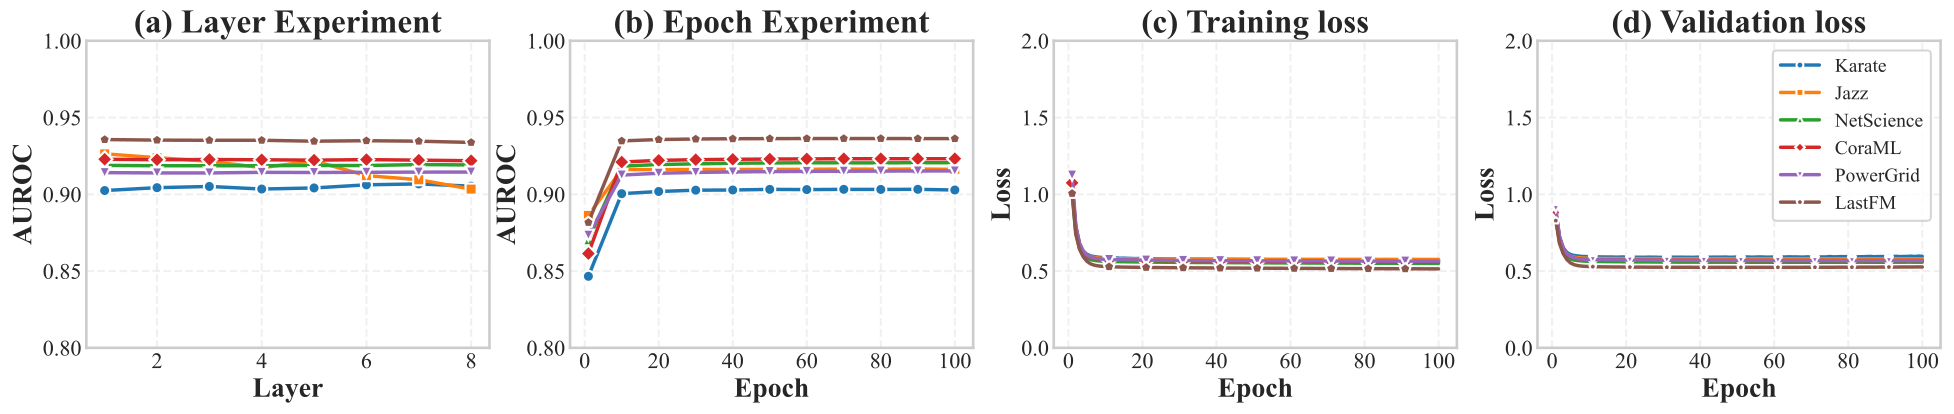

Reproduce this figure in Python.
import pandas as pd
import matplotlib.pyplot as plt
import numpy as np
from util_figure import set_global_style, get_style_scheme, save_figure


def plot_layer_epoch_auroc():
    set_global_style()

    # ==================== 数据读取配置 ====================
    datasets = ["Karate", "Jazz", "NetScience", "CoraML", "PowerGrid", "LastFM"]
    file_prefixes = ["karate", "jazz", "net_science", "cora_ml", "power_grid", "lastFM"]
    data_dir = "../result/layer_sensitivity"  # <-- 根据你实际存放 CSV 的路径修改

    # -------------------- Layer 实验数据 --------------------
    auroc_layer = []
    for prefix in file_prefixes:
        df = pd.read_csv(f"{data_dir}/{prefix}_SIR_layer_sensitivity.csv")
        auroc_layer.append(df["test_auc"].values)

    # -------------------- Epoch 实验 + Loss 数据 --------------------
    auroc_epoch = []
    loss_data = {}
    epoch_points = [1, 10, 20, 30, 40, 50, 60, 70, 80, 90, 100]

    for prefix, name in zip(file_prefixes, datasets):
        df = pd.read_csv(f"../result/history_aggregated/{prefix}_SIR.csv")

        # Epoch 实验：采样指定 epoch 的 test_auc_mean
        sampled = df[df["epoch"].isin(epoch_points)]["test_auc_mean"].values
        auroc_epoch.append(sampled)

        # Loss：保留全部 100 个 epoch 的均值（如需和旧版完全一致只画 10 个点，
        # 可改为 df[df["epoch"].isin(range(10,101,10))]...）
        loss_data[name] = (
            df["train_loss_mean"].values,
            df["valid_loss_mean"].values,
        )

    # ==================== 坐标轴数据 ====================
    layers = [1, 2, 3, 4, 5, 6, 7, 8]  # 新版只有 8 层
    epochs = [1, 10, 20, 30, 40, 50, 60, 70, 80, 90, 100]
    all_epochs = np.arange(1, 101)  # Loss 图使用全部 epoch

    # ==================== 绘图 ====================
    _, (ax1, ax2, ax3, ax4) = plt.subplots(1, 4, figsize=(24, 4))
    palette, markers, _ = get_style_scheme(6, "line")

    # ---------- (a) Layer Experiment ----------
    for i in range(6):
        ax1.plot(
            layers,
            auroc_layer[i],
            color=palette[i],
            marker=markers[i],
            linewidth=2.5,
            markersize=8,
            markeredgewidth=1.5,
            markeredgecolor="white",
            label=datasets[i],
        )
    ax1.set_xlabel("Layer", fontweight="bold")
    ax1.set_ylabel("AUROC", fontweight="bold")
    ax1.set_title("(a) Layer Experiment", fontweight="bold")
    ax1.set_ylim(0.8, 1.0)
    ax1.grid(alpha=0.3, linestyle="--")

    # ---------- (b) Epoch Experiment ----------
    for i in range(6):
        ax2.plot(
            epochs,
            auroc_epoch[i],
            color=palette[i],
            marker=markers[i],
            linewidth=2.5,
            markersize=8,
            markeredgewidth=1.5,
            markeredgecolor="white",
            label=datasets[i],
        )
    ax2.set_xlabel("Epoch", fontweight="bold")
    ax2.set_ylabel("AUROC", fontweight="bold")
    ax2.set_title("(b) Epoch Experiment", fontweight="bold")
    ax2.set_ylim(0.8, 1.0)
    ax2.grid(alpha=0.3, linestyle="--")

    # ---------- (c)(d) Loss Curves ----------
    loss_palette, loss_markers, _ = get_style_scheme(len(datasets), "line")
    titles = ["(c) Training loss", "(d) Validation loss"]

    for j, dataset in enumerate(datasets):
        # Training loss
        ax3.plot(
            all_epochs,
            loss_data[dataset][0],
            label=dataset,
            color=loss_palette[j],
            marker=loss_markers[j],
            linewidth=2.5,
            markersize=8,  # 100 个点较密，适当缩小
            markeredgewidth=1.5,
            markeredgecolor="white",
            markevery=10,  # 每 10 个 epoch 显示一个 marker
        )
        ax3.set_title(f"{titles[0]}", fontweight="bold")
        ax3.grid(linestyle="--", alpha=0.3)
        ax3.set_xlabel("Epoch", fontweight="bold")
        ax3.set_ylabel("Loss", fontweight="bold")
        ax3.set_ylim(0.0, 2.0)

        # Validation loss
        ax4.plot(
            all_epochs,
            loss_data[dataset][1],
            label=dataset,
            color=loss_palette[j],
            marker=loss_markers[j],
            linewidth=2.5,
            markersize=5,
            markeredgewidth=1.5,
            markeredgecolor="white",
            markevery=10,
        )
        ax4.set_title(f"{titles[1]}", fontweight="bold")
        ax4.grid(linestyle="--", alpha=0.3)
        ax4.set_xlabel("Epoch", fontweight="bold")
        ax4.set_ylabel("Loss", fontweight="bold")
        ax4.set_ylim(0.0, 2.0)
        ax4.legend(loc="upper right", fontsize=14)

    save_figure("layer_epoch_loss.pdf")


if __name__ == "__main__":
    plot_layer_epoch_auroc()
